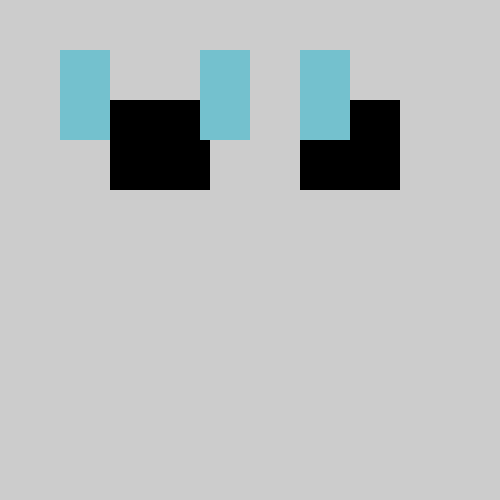
Frame 1 (no input)
Frame 2 (the mouse pressed at the canvas centre, redrawn once): identical to frame 1, image omitted

The Processing sketch that drew this single still picture (run headless with seeded random() and noise(); the mouse was pressed at the canvas centre and the sketch redrawn once):

// Processing sketch: week4exercise21_01e
// ── week4exercise21_01e.pde
void setup(){
  size(500,500);
  noStroke();
  smooth();
  noLoop();
}
void draw(){
  
  fill(0);
  rect(60,50,50,90);
  fill(116,193,206);
rect(60,50,50,90);
fill(116,193,206);
rect(60,50,50,90);


fill(0);
  rect(110,100,100,90);
  fill(116,193,206);
rect(60,50,50,90);
fill(116,193,206);
rect(60,50,50,90);



fill(0);
rect(200,50,50,90);
fill(116,193,206);
rect(200,50,50,90);
fill(116,193,206);
rect(200,50,50,90);


fill(0);
rect(300,100,100,90);
fill(116,193,206);
rect(300,50,50,90);
fill(116,193,206);
rect(300,50,50,90);

}
